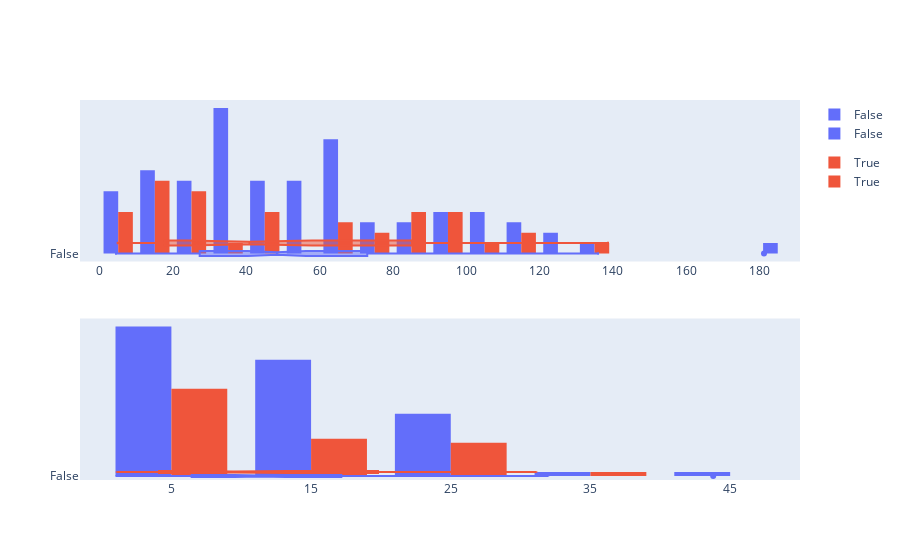

The notebook cell saved with this chart:
### Code cell
from datasoup.utils import plotly_subplot_from_figs

fig_1 = px.histogram(
    data_frame=metrics_frame,
    x="purchases_per_customer",
    color=Transactions.IS_TREATED_COL,
    nbins=30,
    marginal="box",
)
fig_2 = px.histogram(
    data_frame=metrics_frame,
    x="purchases_per_transaction",
    color=Transactions.IS_TREATED_COL,
    nbins=30,
    marginal="box",
)

### Figure 1 — Plotly figure (JSON) as saved in the notebook; plotly's stock layout.template omitted (floating-point values rounded to 4 significant figures)
{"data": [{"alignmentgroup": "True", "bingroup": "x", "hovertemplate": "is_treated=False<br>purchases_per_customer=%{x}<br>count=%{y}<extra></extra>", "legendgroup": "False", "marker": {"color": "#636efa", "pattern": {"shape": ""}}, "name": "False", "nbinsx": 30, "offsetgroup": "False", "orientation": "v", "showlegend": true, "type": "histogram", "x": [99.41, 66.18, 14.7, 23.63, 16.33, 36.73, 79.46, 37.45, 109.7, 127.0, 110.9, 22.67, 85.68, 33.54, 4.431, 14.34, 111.6, 63.0, 42.16, 71.65, 45.03, 66.26, 32.44, 4.401, 90.07, 52.53, 35.03, 136.0, 33.3, 97.81, 61.22, 102.8, 80.01, 96.03, 19.6, 22.29, 110.0, 6.374, 64.55, 64.02, 39.56, 57.31, 45.23, 55.1, 31.64, 101.2, 69.66, 62.25, 16.57, 50.62, 86.83, 46.57, 18.45, 27.05, 27.3, 30.86, 76.95, 9.921, 30.63, 63.25, 24.49, 48.68, 66.31, 48.32, 16.47, 43.77, 181.2, 4.44, 50.74, 56.43, 62.95, 103.5, 55.47, 39.04, 15.81, 22.46, 121.8, 32.94, 36.23, 4.429, 32.64], "xaxis": "x", "yaxis": "y"}, {"alignmentgroup": "True", "hovertemplate": "is_treated=False<br>purchases_per_customer=%{x}<extra></extra>", "legendgroup": "False", "marker": {"color": "#636efa"}, "name": "False", "notched": true, "offsetgroup": "False", "showlegend": false, "type": "box", "x": [99.41, 66.18, 14.7, 23.63, 16.33, 36.73, 79.46, 37.45, 109.7, 127.0, 110.9, 22.67, 85.68, 33.54, 4.431, 14.34, 111.6, 63.0, 42.16, 71.65, 45.03, 66.26, 32.44, 4.401, 90.07, 52.53, 35.03, 136.0, 33.3, 97.81, 61.22, 102.8, 80.01, 96.03, 19.6, 22.29, 110.0, 6.374, 64.55, 64.02, 39.56, 57.31, 45.23, 55.1, 31.64, 101.2, 69.66, 62.25, 16.57, 50.62, 86.83, 46.57, 18.45, 27.05, 27.3, 30.86, 76.95, 9.921, 30.63, 63.25, 24.49, 48.68, 66.31, 48.32, 16.47, 43.77, 181.2, 4.44, 50.74, 56.43, 62.95, 103.5, 55.47, 39.04, 15.81, 22.46, 121.8, 32.94, 36.23, 4.429, 32.64], "xaxis": "x", "yaxis": "y"}, {"alignmentgroup": "True", "bingroup": "x", "hovertemplate": "is_treated=True<br>purchases_per_customer=%{x}<br>count=%{y}<extra></extra>", "legendgroup": "True", "marker": {"color": "#EF553B", "pattern": {"shape": ""}}, "name": "True", "nbinsx": 30, "offsetgroup": "True", "orientation": "v", "showlegend": true, "type": "histogram", "x": [40.82, 14.11, 46.91, 22.03, 28.52, 119.9, 92.11, 4.86, 88.83, 85.77, 40.78, 22.11, 17.87, 96.7, 12.19, 71.9, 69.87, 104.1, 8.494, 80.59, 83.61, 16.06, 138.7, 91.44, 6.683, 17.05, 68.94, 20.09, 17.48, 111.3, 79.9, 37.6, 24.83, 95.68, 20.46, 40.95, 17.12, 6.429, 67.76], "xaxis": "x", "yaxis": "y"}, {"alignmentgroup": "True", "hovertemplate": "is_treated=True<br>purchases_per_customer=%{x}<extra></extra>", "legendgroup": "True", "marker": {"color": "#EF553B"}, "name": "True", "notched": true, "offsetgroup": "True", "showlegend": false, "type": "box", "x": [40.82, 14.11, 46.91, 22.03, 28.52, 119.9, 92.11, 4.86, 88.83, 85.77, 40.78, 22.11, 17.87, 96.7, 12.19, 71.9, 69.87, 104.1, 8.494, 80.59, 83.61, 16.06, 138.7, 91.44, 6.683, 17.05, 68.94, 20.09, 17.48, 111.3, 79.9, 37.6, 24.83, 95.68, 20.46, 40.95, 17.12, 6.429, 67.76], "xaxis": "x", "yaxis": "y"}, {"alignmentgroup": "True", "bingroup": "x", "hovertemplate": "is_treated=False<br>purchases_per_transaction=%{x}<br>count=%{y}<extra></extra>", "legendgroup": "False", "marker": {"color": "#636efa", "pattern": {"shape": ""}}, "name": "False", "nbinsx": 30, "offsetgroup": "False", "orientation": "v", "showlegend": true, "type": "histogram", "x": [23.96, 15.7, 3.423, 5.648, 3.81, 8.579, 19.05, 9.056, 25.61, 29.59, 26.48, 5.49, 20.05, 7.974, 1.04, 3.31, 26.03, 15.04, 9.906, 16.8, 10.58, 16.28, 7.628, 1.041, 21.56, 12.29, 8.347, 31.98, 8.076, 23.6, 14.12, 24.32, 18.97, 22.94, 4.665, 5.206, 25.84, 1.455, 15.4, 15.19, 9.258, 13.54, 10.82, 13.3, 7.408, 24.64, 16.52, 14.8, 3.994, 11.74, 20.77, 11.31, 4.291, 6.437, 6.453, 7.301, 18.25, 2.432, 7.116, 15.12, 6.001, 11.8, 15.79, 11.34, 3.887, 10.56, 43.79, 1.041, 12.03, 13.71, 14.85, 24.33, 13.49, 9.38, 3.71, 5.323, 28.19, 7.917, 8.876, 1.035, 7.774], "xaxis": "x2", "yaxis": "y2"}, {"alignmentgroup": "True", "hovertemplate": "is_treated=False<br>purchases_per_transaction=%{x}<extra></extra>", "legendgroup": "False", "marker": {"color": "#636efa"}, "name": "False", "notched": true, "offsetgroup": "False", "showlegend": false, "type": "box", "x": [23.96, 15.7, 3.423, 5.648, 3.81, 8.579, 19.05, 9.056, 25.61, 29.59, 26.48, 5.49, 20.05, 7.974, 1.04, 3.31, 26.03, 15.04, 9.906, 16.8, 10.58, 16.28, 7.628, 1.041, 21.56, 12.29, 8.347, 31.98, 8.076, 23.6, 14.12, 24.32, 18.97, 22.94, 4.665, 5.206, 25.84, 1.455, 15.4, 15.19, 9.258, 13.54, 10.82, 13.3, 7.408, 24.64, 16.52, 14.8, 3.994, 11.74, 20.77, 11.31, 4.291, 6.437, 6.453, 7.301, 18.25, 2.432, 7.116, 15.12, 6.001, 11.8, 15.79, 11.34, 3.887, 10.56, 43.79, 1.041, 12.03, 13.71, 14.85, 24.33, 13.49, 9.38, 3.71, 5.323, 28.19, 7.917, 8.876, 1.035, 7.774], "xaxis": "x2", "yaxis": "y2"}, {"alignmentgroup": "True", "bingroup": "x", "hovertemplate": "is_treated=True<br>purchases_per_transaction=%{x}<br>count=%{y}<extra></extra>", "legendgroup": "True", "marker": {"color": "#EF553B", "pattern": {"shape": ""}}, "name": "True", "nbinsx": 30, "offsetgroup": "True", "orientation": "v", "showlegend": true, "type": "histogram", "x": [9.455, 3.295, 11.23, 5.082, 6.619, 26.4, 20.83, 1.079, 19.91, 20.55, 9.968, 4.954, 4.165, 22.55, 2.777, 16.24, 16.3, 23.41, 1.891, 18.53, 19.42, 3.783, 31.14, 22.2, 1.527, 3.799, 16.51, 4.645, 4.105, 26.1, 18.67, 8.145, 6.003, 21.7, 4.462, 9.362, 4.079, 1.472, 15.81], "xaxis": "x2", "yaxis": "y2"}, {"alignmentgroup": "True", "hovertemplate": "is_treated=True<br>purchases_per_transaction=%{x}<extra></extra>", "legendgroup": "True", "marker": {"color": "#EF553B"}, "name": "True", "notched": true, "offsetgroup": "True", "showlegend": false, "type": "box", "x": [9.455, 3.295, 11.23, 5.082, 6.619, 26.4, 20.83, 1.079, 19.91, 20.55, 9.968, 4.954, 4.165, 22.55, 2.777, 16.24, 16.3, 23.41, 1.891, 18.53, 19.42, 3.783, 31.14, 22.2, 1.527, 3.799, 16.51, 4.645, 4.105, 26.1, 18.67, 8.145, 6.003, 21.7, 4.462, 9.362, 4.079, 1.472, 15.81], "xaxis": "x2", "yaxis": "y2"}], "layout": {"xaxis": {"anchor": "y", "domain": [0, 1]}, "xaxis2": {"anchor": "y2", "domain": [0, 1]}, "yaxis": {"anchor": "x", "domain": [0.575, 1]}, "yaxis2": {"anchor": "x2", "domain": [0, 0.425]}}}
